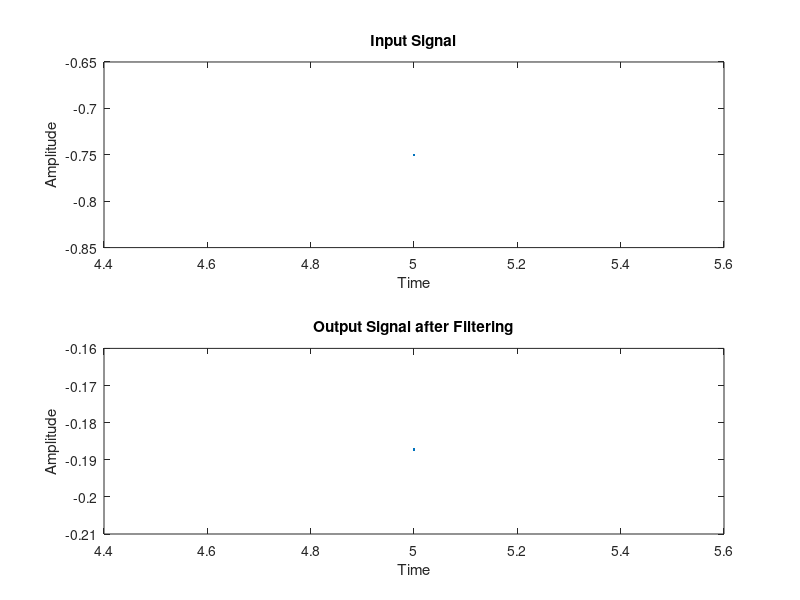

MATLAB code to generate this figure:
fprintf('Design a high-pass filter using the least squares method \n');
fprintf('Enter filter parameters \n');
fs = input('Sampling frequency: ');
t_start = input('Start time: ');
t_end = input('End time: ');
t = t_start:1/fs:t_end;
f = input('Signal frequency: ');
x = sin(2*pi*f*t) + 0.5*randn(size(t)); % Sinusoidal signal with noise
num_taps = input('FIR filter length/number of FIR response samples: ');
cutoff = input('Cutoff frequency: ');

% Create the desired frequency response vector
freq = [0, cutoff, cutoff*1.5, 1];
amp = [1, 1, 0, 0];
b = firls(num_taps, freq, amp);

% Apply the FIR filter to the input signal
y = filter(b, 1, x); % Apply the FIR filter

% Plot a comparison between the input and filtered signals
figure;
subplot(2, 1, 1);
plot(t, x);
title('Input Signal');
xlabel('Time');
ylabel('Amplitude');

subplot(2, 1, 2);
plot(t, y);
title('Output Signal after Filtering');
xlabel('Time');
ylabel('Amplitude');
